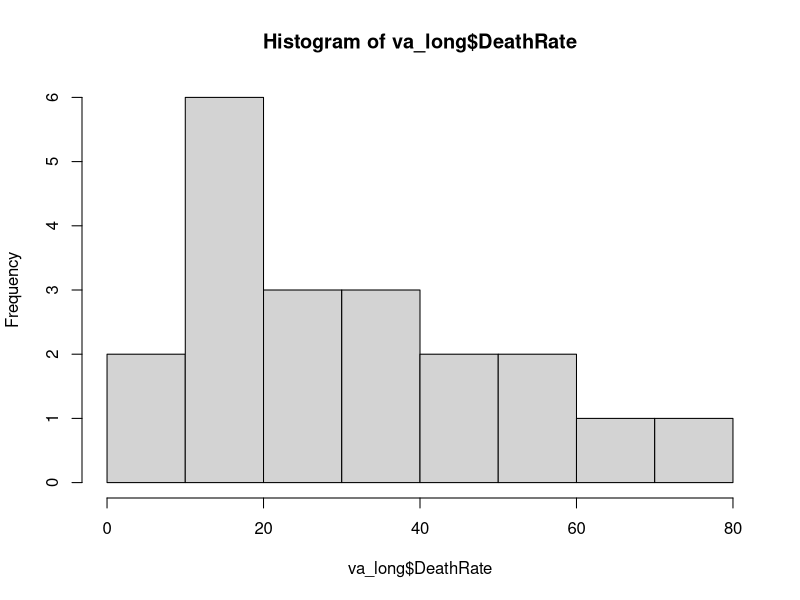
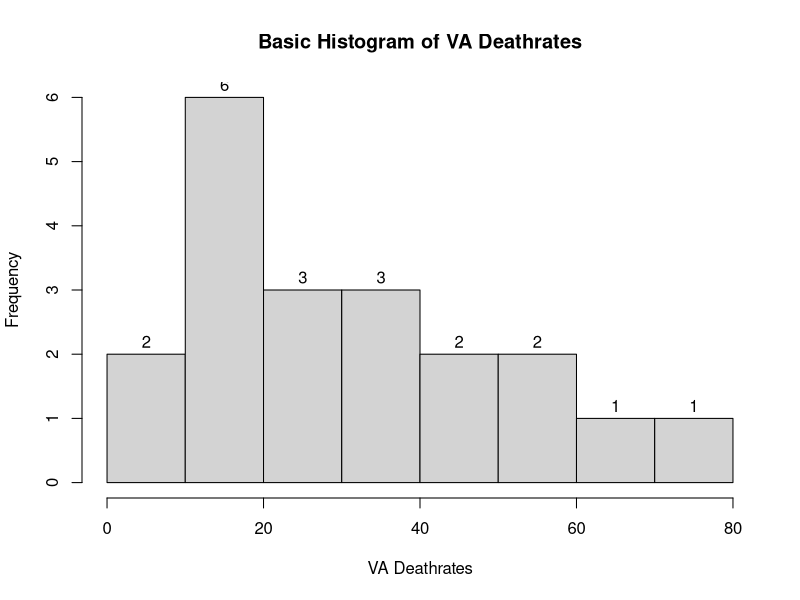
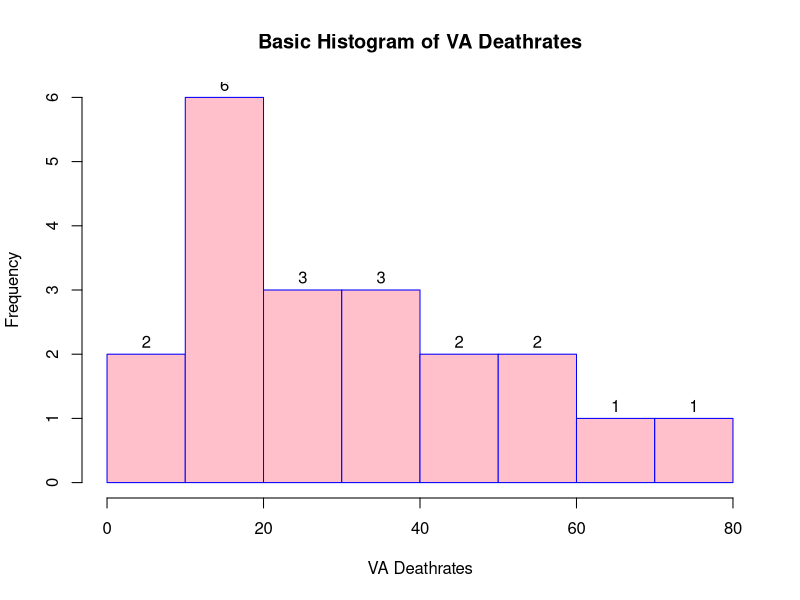
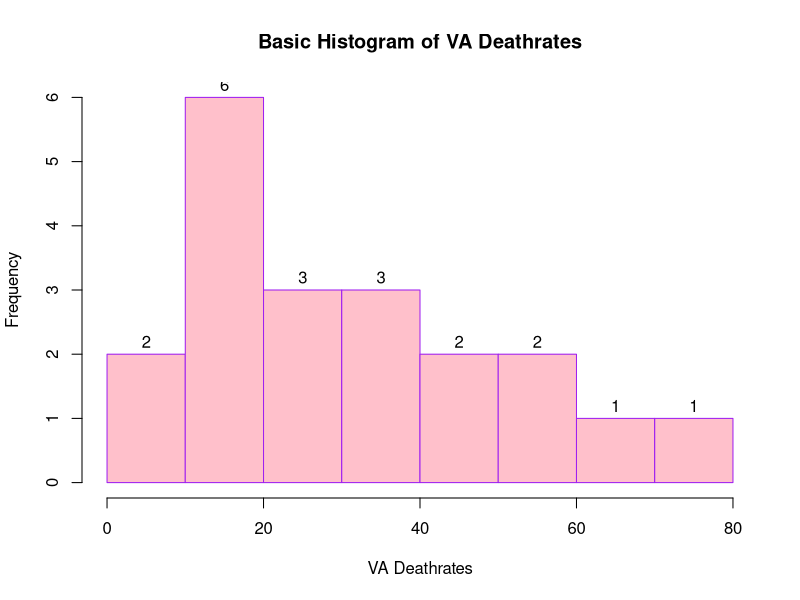
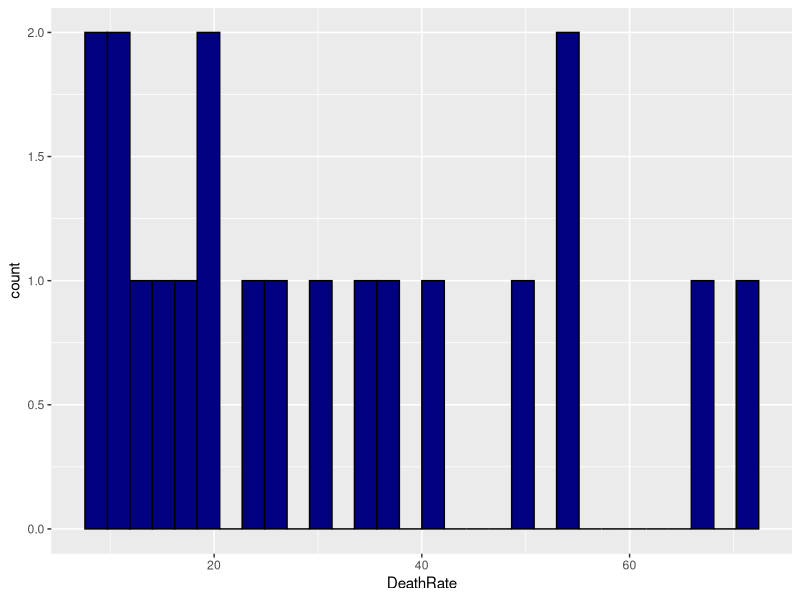
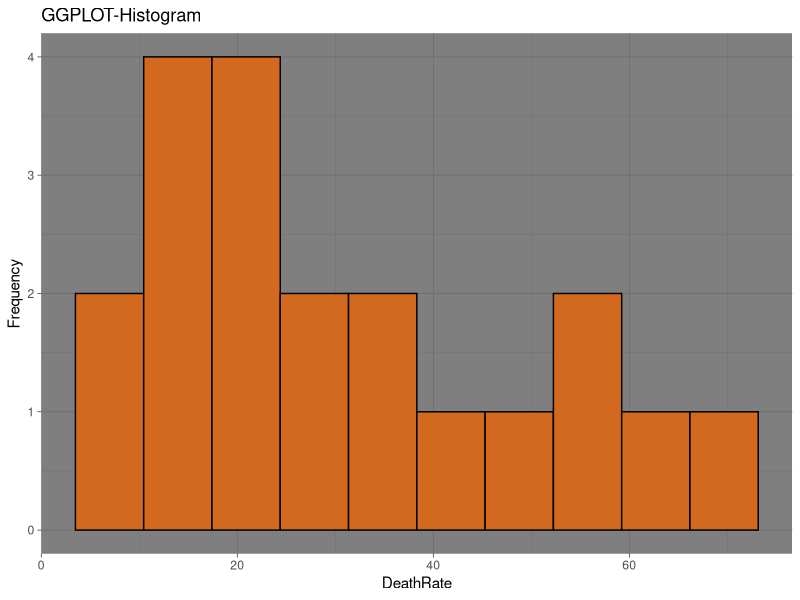

Reproduce these figures in R, in order.
?VADeaths

class(VADeaths)

help(class)

va_df <- as.data.frame(VADeaths)

class(va_df)

View(va_df)

va_df

va_long = reshape(va_df,
                  direction = "long",
                  varying = colnames(VADeaths),
                  v.names = "DeathRate",
                  timevar = "Population",
                  times = colnames(VADeaths)
                  )
View(va_long)
hist(va_long$DeathRate)

hist(va_long$DeathRate,
     main= "Basic Histogram of VA Deathrates",
     xlab = "VA Deathrates",
     ylab = "Frequency",
     labels = TRUE)

hist(va_long$DeathRate,
     main= "Basic Histogram of VA Deathrates",
     xlab = "VA Deathrates",
     ylab = "Frequency",
     labels = TRUE,
     col = "pink",
     border = "blue")

hist(va_long$DeathRate,
     breaks = 5,
     main= "Basic Histogram of VA Deathrates",
     xlab = "VA Deathrates",
     ylab = "Frequency",
     labels = TRUE,
     col = "pink",
     border = "purple")

library(ggplot2)
ggplot(
  va_long,
  aes(x=DeathRate)
)+
  geom_histogram(fill="navyblue",col="black")

library(ggplot2)
ggplot(
  va_long,
  aes(x=DeathRate)
)+
  geom_histogram(
    bins = 10,
    fill="chocolate",
    col="black")+
  labs(
    title="GGPLOT-Histogram",
    y = "Frequency")+
  theme_dark()
